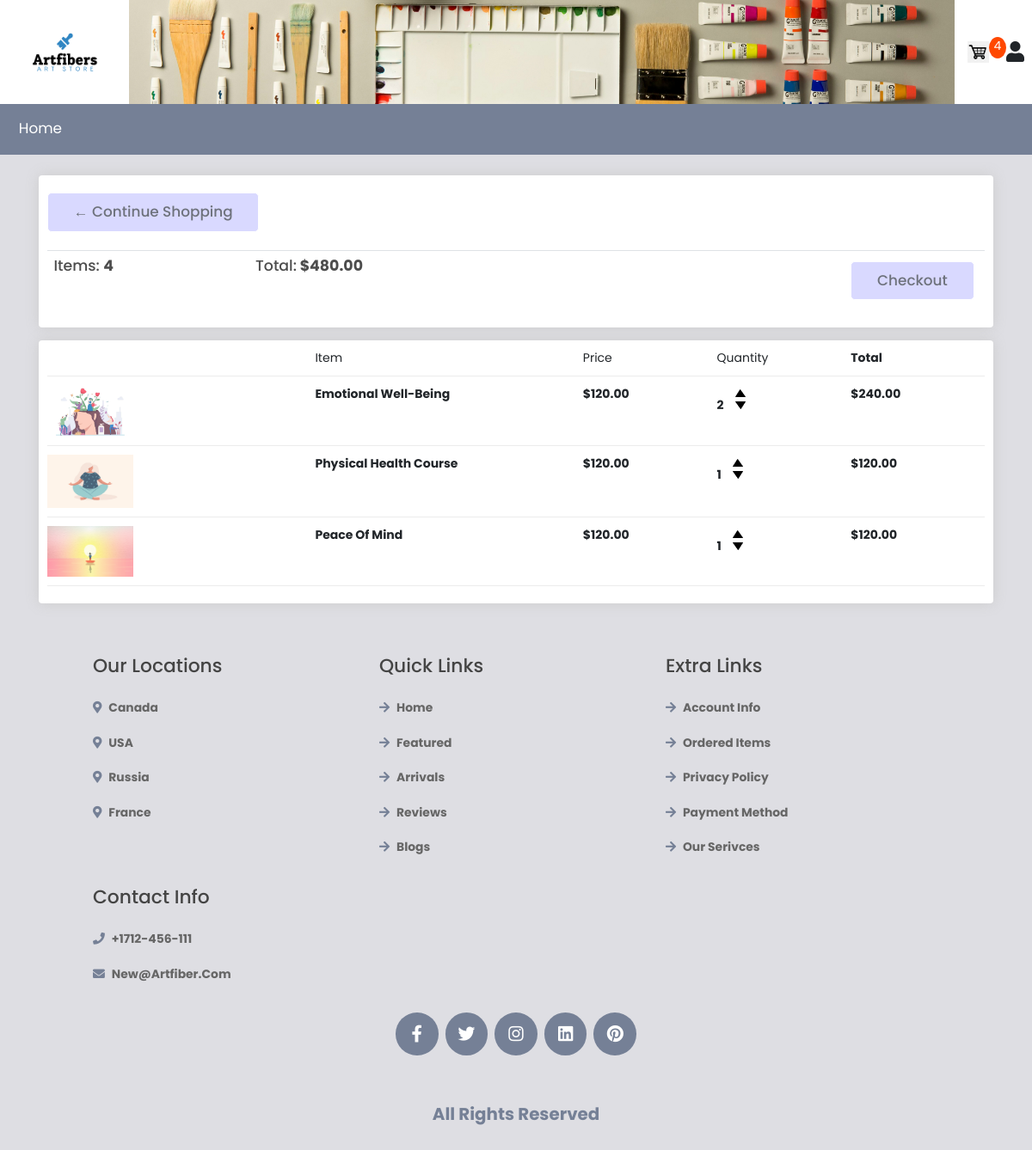
The page /cart/ (signed in) on the database as committed earlier.
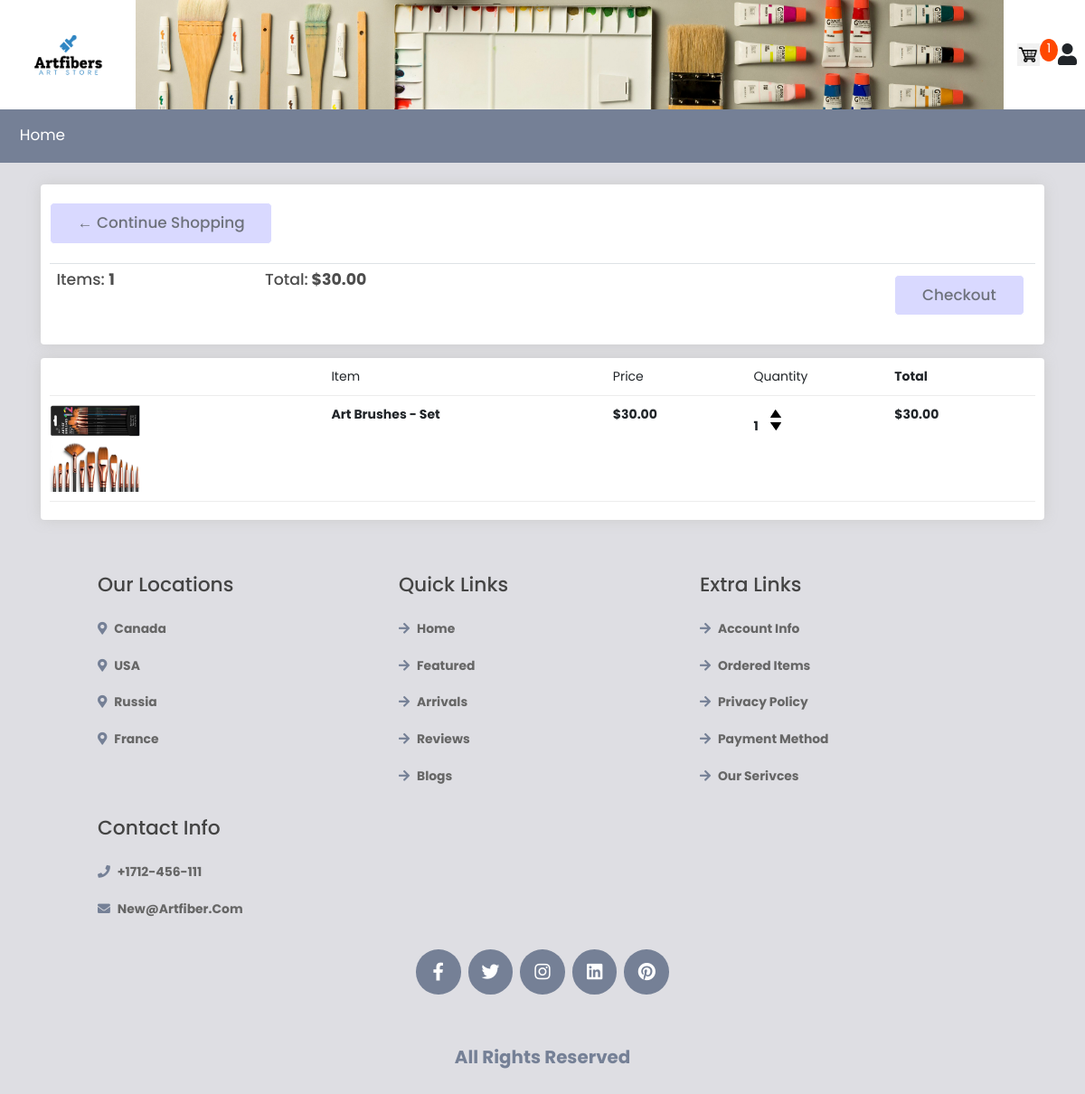
The same page on the database as committed later.
### store/models.py (models this page shows, shortened)
class Order(models.Model):
    customer = models.ForeignKey(
        Customer, on_delete=models.SET_NULL, null=True, blank=True)
    date_ordered = models.DateTimeField(auto_now_add=True)
    complete = models.BooleanField(default=False)
    transaction_id = models.CharField(max_length=100, null=True)
    @property
    def get_cart_total(self):
        orderitems = self.orderitem_set.all()
        total = sum([item.get_total for item in orderitems])
        return total
    @property
    def get_cart_items(self):
        orderitems = self.orderitem_set.all()
        total = sum([item.quantity for item in orderitems])
        return total

class OrderItem(models.Model):
    product = models.ForeignKey(Product, on_delete=models.SET_NULL, null=True)
    order = models.ForeignKey(Order, on_delete=models.SET_NULL, null=True)
    quantity = models.IntegerField(default=0, null=True, blank=True)
    date_added = models.DateTimeField(auto_now_add=True)
    @property
    def get_total(self):
        return self.quantity*self.product.price

class Product(models.Model):
    name = models.CharField(max_length=200)
    price = models.DecimalField(max_digits=7, decimal_places=2)
    digital = models.BooleanField(
        default=False, null=True, blank=True)  # doesn't require shipment
    image = models.ImageField(null=True, blank=True)
    @property
    def imageURL(self):
        try:
            url = self.image.url
        except:
            url = ''
        return url

### store/views.py (the view)
# urls.py: path('cart/', views.cart, name="cart"),
def cart(request):
    data = cartData(request)
    cartItems = data['cartItems']
    order = data['order']
    items = data['items']
    context = {'items': items, 'order': order, 'cartItems': cartItems}
    return render(request, 'store/Cart.html', context)

### store/cartdata.py (called while the page is built)
def cartData(request):
    if request.user.is_authenticated:
        customer = request.user.customer
        order, created = Order.objects.get_or_create(
            customer=customer, complete=False)
        items = order.orderitem_set.all()
        cartItems = order.get_cart_items
    else:
        cookieData = cookieCart(request)
        cartItems = cookieData['cartItems']
        order = cookieData['order']
        items = cookieData['items']
    return {'cartItems': cartItems, 'order': order, 'items': items}

### store/templates/store/Cart.html
{% extends 'store/main.html'%} {% load static %} {% block content%}
<div class="row">
  <div class="col-lg-12">
    <div class="box-element">
      <a class="btn btn-outline-dark" href="{% url 'store' %}"
        >&#x2190; Continue Shopping</a
      >
      <br />
      <br />
      <table class="table">
        <tr>
          <th>
            <h3>Items: <strong>{{order.get_cart_items}}</strong></h3>
          </th>
          <th>
            <h3>Total:<strong> ${{order.get_cart_total}}</strong></h3>
          </th>
          <th>
            <a
              style="float: right; margin: 5px"
              class="btn btn-success"
              href="{% url 'checkout' %}"
              >Checkout</a
            >
          </th>
        </tr>
      </table>
    </div>
    <br />
    <div class="box-element">
        <div class="cart-row">
            <div style="flex:2"></div>
            <div style="flex:2">Item</div>
            <div style="flex:1">Price</div>
            <div style="flex:1">Quantity</div>
            <div style="flex:1"><strong>Total</div>
        </div>
        {% for item in items %}
        <div class="cart-row">
            <div style="flex:2"><img class="row-image" src="{{item.product.imageURL}}" alt=""></div>
            <div style="flex:2">{{item.product.name}}</div>
            <div style="flex:1">${{item.product.price|floatformat:2}}</div>
            <div style="flex:1">
                <p class="quantity">{{item.quantity}}</p>
                <div class="quantity">
                    <img data-product="{{item.product.id}}" data-action="add" class="chg-quantity update-cart" src="{% static  'images/arrow-up.png' %}">
                    <img data-product="{{item.product.id}}" data-action="remove" class="chg-quantity update-cart" src="{% static  'images/arrow-down.png' %}">
                </div>
            </div>
            <div style="flex:1">${{item.get_total}}</div>
        </div>
        {% endfor %}
    </div>
  </div>
</div>
{% endblock content%}

### store/templates/store/Main.html (shortened to what this page needs)
<!DOCTYPE html>
{% load static %}
<html>
  <head>
    <link
      rel="stylesheet"
      href="https://stackpath.bootstrapcdn.com/bootstrap/4.4.1/css/bootstrap.min.css"
    />
    <link rel="stylesheet" type="text/css" href="{% static 'css/main.css' %}" />
    <link
      rel="stylesheet"
      href="https://unpkg.com/swiper@7/swiper-bundle.min.css"
    />
    <link
      rel="stylesheet"
      href="https://cdnjs.cloudflare.com/ajax/libs/font-awesome/5.15.4/css/all.min.css"
    />
    <link rel="stylesheet" href="{% static 'css/style.css' %}" />
  </head>
  <body>
    <header class="header">
      <div class="header-1">
        <img src="{% static 'images/logo.png' %}" width="150" height="120"></img>
        <img src="{% static 'images/header2.jpg' %}" class="header-img"></img>
        <div class="form-inline my-2 my-lg-0">
          <a href="{% url 'cart' %}">
            <img id="cart-icon" src="{% static 'images/cart.png' %}" />
          </a>
          <p id="cart-total">{{cartItems}}</p>
          <div id="login-btn" class="fas fa-user" style="font-size:24px"></div>
        </div>
      </div>
      <div class="header-2">
        <nav class="navbar">
          <a href="{% url 'store' %}">home</a>
        </nav>
      </div>
    </header>
    <div class="container">
      <br />
      {% block content %} {% endblock content %}
    </div>
    <section class="footer">
      <div class="box-container">
          <div class="box">
              <h3>our locations</h3>
              <a href="#"> <i class="fas fa-map-marker-alt"></i> canada </a>
              <a href="#"> <i class="fas fa-map-marker-alt"></i> USA </a>
              <a href="#"> <i class="fas fa-map-marker-alt"></i> russia </a>
              <a href="#"> <i class="fas fa-map-marker-alt"></i> france </a>
          </div>
          <div class="box">
              <h3>quick links</h3>
              <a href="#"> <i class="fas fa-arrow-right"></i> home </a>
              <a href="#"> <i class="fas fa-arrow-right"></i> featured </a>
              <a href="#"> <i class="fas fa-arrow-right"></i> arrivals </a>
              <a href="#"> <i class="fas fa-arrow-right"></i> reviews </a>
              <a href="#"> <i class="fas fa-arrow-right"></i> blogs </a>
          </div>
          <div class="box">
              <h3>extra links</h3>
              <a href="#"> <i class="fas fa-arrow-right"></i> account info </a>
              <a href="#"> <i class="fas fa-arrow-right"></i> ordered items </a>
              <a href="#"> <i class="fas fa-arrow-right"></i> privacy policy </a>
              <a href="#"> <i class="fas fa-arrow-right"></i> payment method </a>
              <a href="#"> <i class="fas fa-arrow-right"></i> our serivces </a>
          </div>
          <div class="box">
              <h3>contact info</h3>
              <a href="#"> <i class="fas fa-phone"></i> +1712-456-111 </a>
              <a href="#"> <i class="fas fa-envelope"></i> new@artfiber.com </a>
          </div>
      </div>
      <div class="share">
          <a href="#" class="fab fa-facebook-f"></a>
          <a href="#" class="fab fa-twitter"></a>
          <a href="#" class="fab fa-instagram"></a>
          <a href="#" class="fab fa-linkedin"></a>
          <a href="#" class="fab fa-pinterest"></a>
      </div>
      <div class="credit"> All rights reserved </div>
  </section>
  </body>
</html>

### static/css/main.css (style rules this page uses)
body { background-color: hwb(240 87% 11%); }
h1,h2,h3,h4,h5,h6 { color:hsl(0, 0%, 30%); }
.box-element { box-shadow:hsl(0, 0%, 80%) 0 0 16px; background-color: #fff; border-radius: 4px; padding: 10px; font-size: 14px; }
#cart-icon { width:25px; display: inline-block; margin-left: 15px; }
#cart-total { display: block; text-align: center; color:#fff; background-color: hsl(17, 100%, 50%); width: 20px; height: 25px; border-radius: 50%; font-size: 14px; }
.col-lg-4, .col-lg-6, .col-lg-8, .col-lg-12 { margin-top: 10px; }
.btn { border-radius: 0; color:aqua; }
.row-image { width: 100px; }
.cart-row { display: flex; align-items: flex-stretch; padding-bottom: 10px; margin-bottom: 10px; border-bottom: 1px solid #ececec; }
.quantity { display: inline-block; font-weight: 700; padding-right:10px; }
.chg-quantity { width: 12px; cursor: pointer; display: block; margin-top: 5px; transition:.1s; }

### static/css/style.css (style rules this page uses)
:root { --green:hwb(220 46% 41%); --dark-color:#a5a8a7; --black:#444; --light-color:#666; --border-hover:.1rem solid var(--black); --box-shadow:0 .5rem 1rem rgba(0,0,0,.1); }
* { font-family: 'Poppins', sans-serif; margin:0; padding:0; box-sizing: border-box; outline: none; border:none; text-decoration: none; text-transform: capitalize; transition:all .2s linear; transition:width none; }
html { font-size: 62%; overflow-x: hidden; scroll-padding-top: 5rem; scroll-behavior: smooth; }
section { padding:5rem 9%; }
.btn { margin-top: 1rem; display:inline-block; padding:.9rem 3rem; border-radius: .5rem; color:hsl(226, 6%, 46%); background-color: hsla(240, 100%, 75%, 0.301); font-size: 1.7rem; cursor: pointer; font-weight: 500; border-color: white; }
.header .header-1 { background:#fff; display: flex; align-items: left; width:inherit; position: relative; }
.header-img { position:relative; width:80%; height:10%; top:17%; }
.header .header-2 { background:var(--green); }
.header .header-2 .navbar { text-align: left; }
.header .header-2 .navbar a { color:#fff; display: inline-block; padding:1.2rem; font-size: 1.7rem; }
.footer .box-container { display: grid; grid-template-columns: repeat(auto-fit, minmax(25rem, 1fr)); gap:1.5rem; }
.footer .box-container .box h3 { font-size: 2.2rem; color:var(--black); padding:1rem 0; }
.footer .box-container .box a { display: block; font-size: 1.4rem; color:var(--light-color); padding:1rem 0; }
.footer .box-container .box a i { color:var(--green); padding-right: .5rem; }
.footer .share { padding:1rem 0; text-align: center; }
.footer .share a { height: 5rem; width: 5rem; line-height: 5rem; font-size: 2rem; color:#fff; background:var(--green); margin:0 .3rem; border-radius: 50%; }
.footer .credit { border-top: var(--border); margin-top: 2rem; padding:0 1rem; padding-top: 2.5rem; font-size: 2rem; color:hwb(220 46% 41%); text-align: center; }

Rows that differ between the two databases and show on the page:
removed OrderItem: product.imageURL (picture), product.name "Emotional Well-Being", product.price "120.00", quantity "2", get_total "240.00"
removed OrderItem: product.imageURL (picture), product.name "Physical Health Course", product.price "120.00", quantity "1", get_total "120.00"
removed OrderItem: product.imageURL (picture), product.name "Peace Of Mind", product.price "120.00", quantity "1", get_total "120.00"
changed through a linked row, Order: get_cart_items "4" → "1"; get_cart_total "480.00" → "30.00"
added OrderItem: product.imageURL (picture), product.name "Art Brushes - Set", product.price "30.00", quantity "1", get_total "30.00"
Other text that changed with them:
{{ cartItems }}: "4" → "1"
